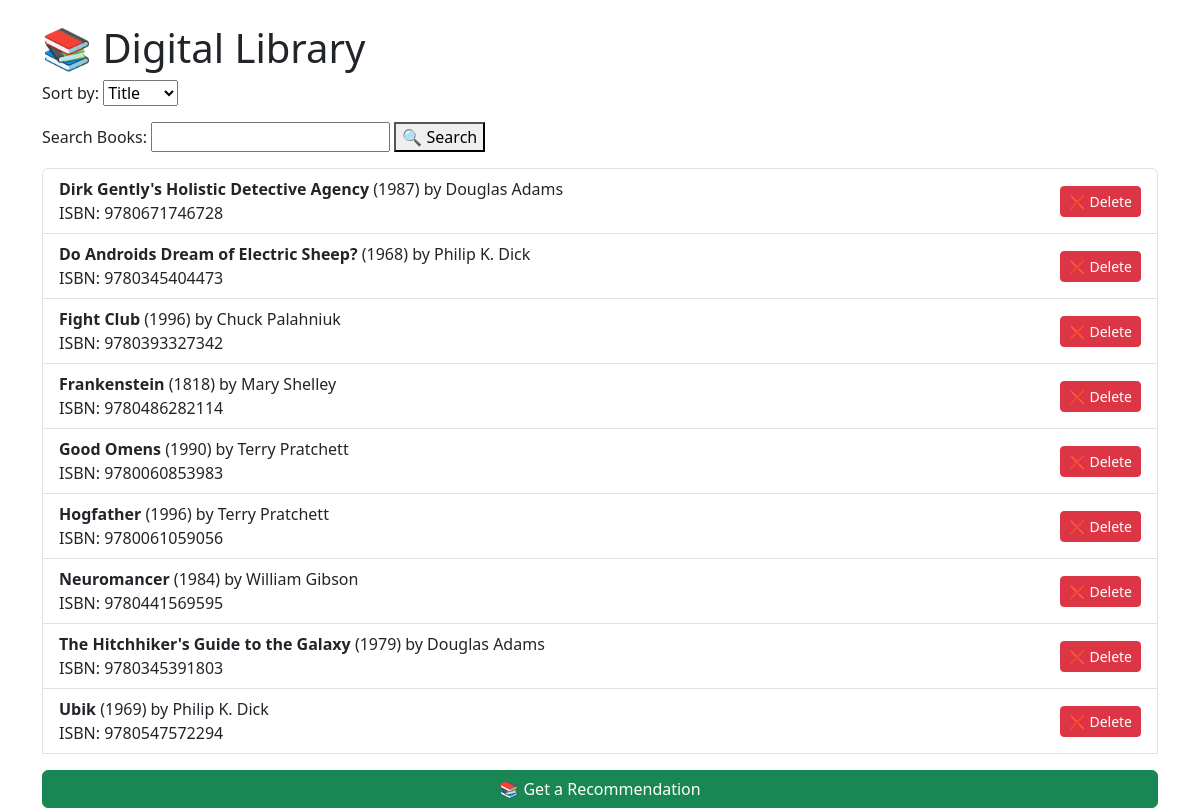
The page /home on the database its author committed.
### data_models.py (models this page shows, shortened)
class Book(db.Model):
    __tablename__ = 'books'
    id = Column(Integer, primary_key=True, autoincrement=True)
    isbn = Column(String(17))
    title = Column(String(100))
    publication_year = Column(Integer)
    author_id = Column(Integer, ForeignKey('authors.id'))
    author = relationship('Author', back_populates='books')
    rating = Column(Integer, nullable=True, default=None)

class Author(db.Model):
    __tablename__ = 'authors'
    id = Column(Integer, primary_key=True, autoincrement=True)
    name = Column(String(100))
    birth_date = Column(Date)
    date_of_death = Column(Date, nullable=True)
    books = relationship('Book', back_populates='author')

### app.py (the view)
@app.route('/')
@app.route('/home')
def home():
    books = Book.query  # Keep books as a query object
    search_query = request.args.get('search', '').strip()
    if search_query:
        books = books.filter(Book.title.ilike(f"%{search_query}%"))
    sort_by = request.args.get('sort', 'title')
    if sort_by == "author":
        books = books.join(Author).order_by(Author.name)
    else:
        books = books.order_by(Book.title)
    books = books.all()  # ✅ Only now, execute the query and turn it into a list
    return render_template('home.html', books=books, sort_by=sort_by)

### templates/home.html (shortened to what this page needs)
<!DOCTYPE html>
<html lang="en">
<head>
    <link rel="stylesheet" href="https://cdn.jsdelivr.net/npm/bootstrap@5.3.0/dist/css/bootstrap.min.css">
</head>
<body class="container mt-4">
    <h1>📚 Digital Library</h1>
    <form action="/home" method="GET" class="mb-3">
        <label for="sort">Sort by:</label>
        <select name="sort" id="sort" onchange="this.form.submit()">
            <option value="title" {% if sort_by == 'title' %}selected{% endif %}>Title</option>
        </select>
    </form>
    <form action="/home" method="GET" class="mb-3">
        <label for="search">Search Books:</label>
        <input type="text" id="search" name="search" value="{{ search_query }}">
        <button type="submit">🔍 Search</button>
    </form>
{% if books %}
    <div class="list-group">
        {% for book in books %}
            <a href="{{ url_for('book_detail', book_id=book.id) }}" class="list-group-item list-group-item-action d-flex justify-content-between align-items-center">
                <div>
                    <strong>{{ book.title }}</strong> ({{ book.publication_year }}) by {{ book.author.name }}
                    <br> ISBN: {{ book.isbn }}
                </div>
                <form action="{{ url_for('delete_book', book_id=book.id) }}" method="POST" style="display:inline;">
                    <button type="submit" class="btn btn-danger btn-sm">❌ Delete</button>
                </form>
            </a>
        {% endfor %}
    <a href="{{ url_for('recommend') }}" class="btn btn-success mt-3">📚 Get a Recommendation</a>
    </div>
{% else %}
    <p class="text-danger">No books found matching '{{ search_query }}'.</p>
{% endif %}
</body>
</html>

### rows shown on the page
Book: title "Dirk Gently's Holistic Detective Agency", publication_year "1987", author.name "Douglas Adams", isbn "9780671746728"
Book: title "Do Androids Dream of Electric Sheep?", publication_year "1968", author.name "Philip K. Dick", isbn "9780345404473"
Book: title "Fight Club", publication_year "1996", author.name "Chuck Palahniuk", isbn "9780393327342"
Book: title "Frankenstein", publication_year "1818", author.name "Mary Shelley", isbn "9780486282114"
Book: title "Good Omens", publication_year "1990", author.name "Terry Pratchett", isbn "9780060853983"
Book: title "Hogfather", publication_year "1996", author.name "Terry Pratchett", isbn "9780061059056"
Book: title "Neuromancer", publication_year "1984", author.name "William Gibson", isbn "9780441569595"
Book: title "The Hitchhiker's Guide to the Galaxy", publication_year "1979", author.name "Douglas Adams", isbn "9780345391803"
Book: title "Ubik", publication_year "1969", author.name "Philip K. Dick", isbn "9780547572294"
